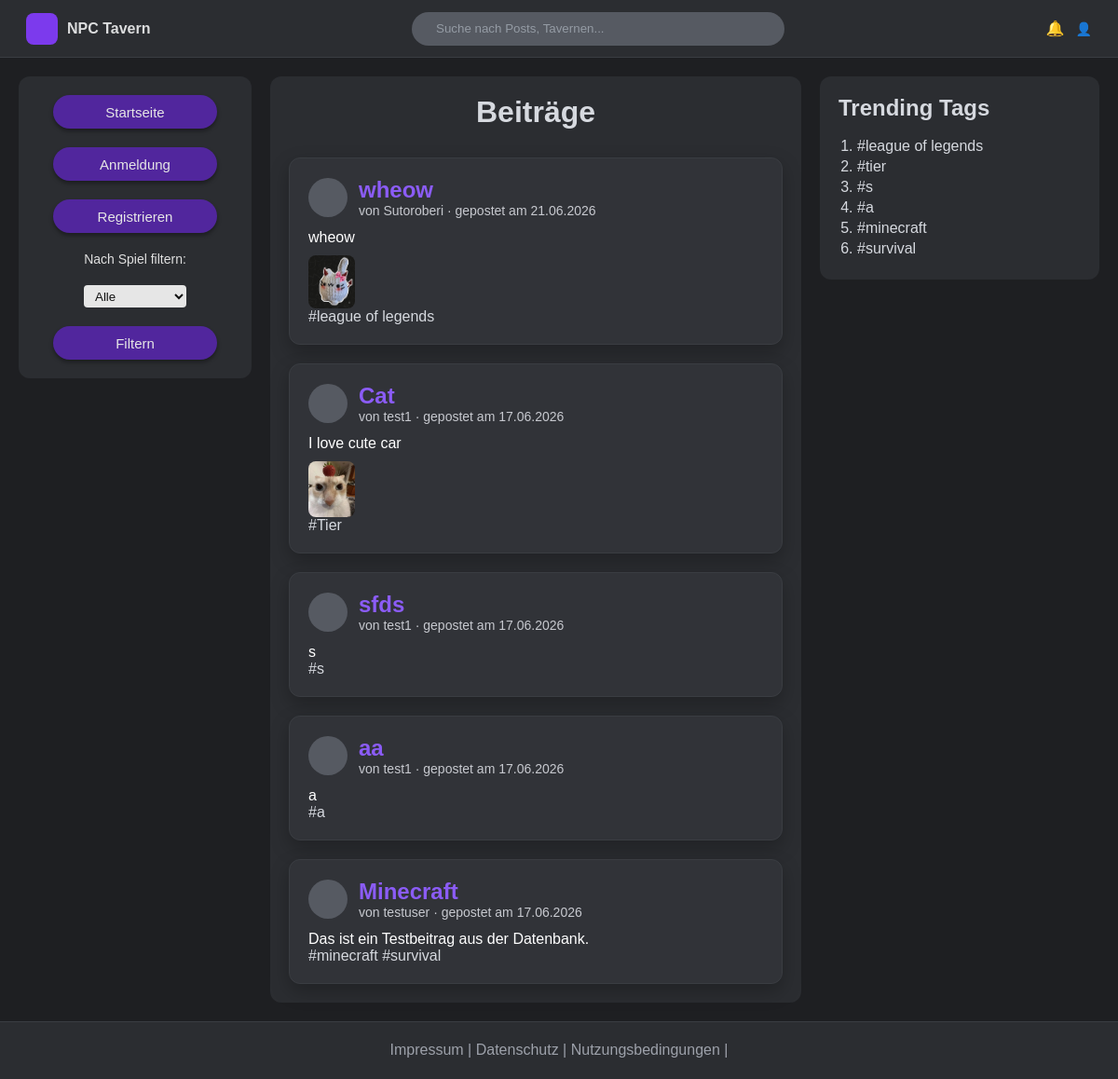
The page / on the database its author committed.
### tables this page shows
CREATE TABLE posts (
                id INTEGER PRIMARY KEY AUTOINCREMENT,
                title TEXT NOT NULL,
                tags TEXT NOT NULL DEFAULT '[]',
                media TEXT,
                text TEXT NOT NULL,
                url TEXT NOT NULL UNIQUE,
                author TEXT,
                created_at INTEGER NOT NULL
            );

### php/model/PostPDOSQLite.php (called while the page is built, shortened)
<?php
require_once __DIR__ . "/PostData.php";
class PostPDOSQLite implements PostDAO {
    private static $instance = null;
    public static function getInstance(): PostPDOSQLite {
        if (self::$instance === null) {
            self::$instance = new PostPDOSQLite();
        }
        return self::$instance;
    }
    private function getConnection(): PDO {
        global $abs_path;
        $dbDir = $abs_path . "/db";
        $dbFile = $dbDir . "/post.db";
        $db = new PDO("sqlite:" . $dbFile);
        $db->setAttribute(PDO::ATTR_ERRMODE, PDO::ERRMODE_EXCEPTION);
        $db->setAttribute(PDO::ATTR_DEFAULT_FETCH_MODE, PDO::FETCH_ASSOC);
        return $db;
    }
    public function findAll(): array {
        try {
            $db = $this->getConnection();
            $stmt = $db->query("
                SELECT *
                FROM posts
                ORDER BY created_at DESC
            ");
            $posts = [];
            foreach ($stmt->fetchAll() as $row) {
                $posts[] = $this->rowToPost($row);
            }
            return $posts;
        } catch (PDOException $e) {
            throw new RuntimeException("Datenbankfehler beim Lesen der Beiträge.");
        }
    }
    public function getBestTags(int $limit = 10): array {
        $tagCounts = [];
        foreach ($this->findAll() as $post) {
            foreach ($post->getPostTags() as $tag) {
                $tag = trim(strtolower($tag));
                $tagCounts[$tag] = ($tagCounts[$tag] ?? 0) + 1;
            }
        }
        arsort($tagCounts);
        return array_slice(array_keys($tagCounts), 0, $limit);
    }
    private function rowToPost(array $row): PostData {
        return new PostData(
            $row["title"],
            json_decode($row["tags"], true) ?? [],
            $row["media"],
            $row["text"],
            $row["url"],
            intval($row["id"]),
            $row["author"],
            intval($row["created_at"])
        );
    }
}

### php/model/PostData.php (called while the page is built, shortened)
<?php
class PostData {
    public function getPostTitle(): string {
        return $this->postTitle;
    }
    public function getPostTags(): array {
        return $this->postTags;
    }
    public function getPostMedia(): ?string {
        return $this->postMedia;
    }
    public function getPostText(): ?string {
        return $this->postText;
    }
    public function getPostUrl(): ?string {
        return($this->postUrl);
    }
    public function getPostAuthor(): ?string {
        return $this->postAuthor;
    }
    public function getPostDate(): ?string {
        return $this->postDate;
    }
}

### config.php (called while the page is built)
<?php
return [
    'post_storage' => 'db',
];

### php/model/Post.php (called while the page is built, shortened)
<?php
require_once __DIR__ . "/PostPDOSQLite.php";
class Post
{
    private static ?PostDAO $instance = null;
    public static function getInstance(): PostDAO
    {
        if (self::$instance === null) {
            $config = include __DIR__ . '/../../config.php';
            switch ($config['post_storage']) {
                case 'db':
                    self::$instance = PostPDOSQLite::getInstance();
                    break;
            }
        }
        return self::$instance;
    }
}

### index.php (the view, shortened to what this page needs)
<?php
require_once __DIR__ . "/path.php";
require_once $abs_path . "/php/model/Post.php";
$eingeloggt = isset($_SESSION["username"]) || isset($_SESSION["loggedInUserId"]);
$postDao = Post::getInstance();
try {
    $alleBeitraege = $postDao->findAll();
    $trendingTags = $postDao->getBestTags(10);
} catch (Exception $e) {
    $alleBeitraege = [];
    $trendingTags = [];
    $datenbankFehler = $e->getMessage();
}
$gewaehltesSpiel = trim($_GET["spiel"] ?? "");
$gefilterteBeitraege = [];
foreach ($alleBeitraege as $post) {
    if ($gewaehltesSpiel === "") {
        $gefilterteBeitraege[] = $post;
        continue;
    }
}
?>
<?php include_once $abs_path . "/php/include/head.php"; ?>
<body>
<header class="nav">
    <div class="nav-left">
        <a href="index.php" class="logo">
            <div class="logo-icon">
            </div>
            <span class="logo-text">NPC Tavern</span>
        </a>
    </div>
    <div class="nav-center">
        <input type="text" class="search" placeholder="Suche nach Posts, Tavernen...">
    </div>
<div class="nav-right">
    <div class="icon">🔔</div>
    <?php if ($eingeloggt): ?>
        <a href="profil.php" class="icon" aria-label="Profil">👤</a>
    <?php else: ?>
        <a href="login.php" class="icon" aria-label="Anmelden">👤</a>
    <?php endif; ?>
</div>
</header>
<div class="layout">
    <aside class="sidebar-left">
        <form class="filter-form" method="GET" action="index.php">
            <a href="index.php" class="button-link">Startseite</a>
            <?php if ($eingeloggt): ?>
                <a href="login.php?action=logout" class="button-link">Abmelden</a>
                <a href="benutzer-deregistrieren.php" class="button-link">Deregistrieren</a>
            <?php else: ?>
                <a href="login.php" class="button-link">Anmeldung</a>
                <a href="register.php" class="button-link">Registrieren</a>
            <?php endif; ?>
            <label for="spiel">Nach Spiel filtern:</label>
            <select name="spiel" id="spiel">
                <option value="" <?php if ($gewaehltesSpiel === "") echo "selected"; ?>>
                    Alle
                </option>
            </select>
            <button type="submit">Filtern</button>
        </form>
    </aside>
    <main class="post-feed">
        <h1>Beiträge</h1>
        <?php foreach ($gefilterteBeitraege as $beitrag): ?>
            <?php
            $postId = $beitrag->getPostId();
            $postTitle = $beitrag->getPostTitle();
            $postText = $beitrag->getPostText();
            $postMedia = $beitrag->getPostMedia();
            $postAuthor = $beitrag->getPostAuthor();
            $postUrl = $beitrag->getPostUrl();
            $postDate = $beitrag->getPostDate();
            if ($postDate !== null) {
                $datum = date("d.m.Y", (int) $postDate);
            } else {
                $datum = "";
            }
            $detailLink = "beitrag.php";
            if ($postUrl !== null && $postUrl !== "") {
                $detailLink .= "?post=" . urlencode($postUrl);
            } elseif ($postId !== null) {
                $detailLink .= "?id=" . urlencode((string) $postId);
            }
            ?>
            <article class="post">
                <div class="post-header">
                    <div class="avatar"></div>
                    <div>
                        <h2>
                            <a href="<?php echo htmlspecialchars($detailLink); ?>">
                                <?php echo htmlspecialchars($postTitle); ?>
                            </a>
                        </h2>
                        <p class="post-date">
                            <?php if ($postAuthor !== null && $postAuthor !== ""): ?>
                                von <?php echo htmlspecialchars($postAuthor); ?>
                            <?php endif; ?>
                            <?php if ($datum !== ""): ?>
                                · gepostet am <?php echo htmlspecialchars($datum); ?>
                            <?php endif; ?>
                        </p>
                    </div>
                </div>
                <p class="post-text">
                    <?php echo nl2br(htmlspecialchars($postText)); ?>
                </p>
                <?php if ($postMedia !== null && trim($postMedia) !== ""): ?>
                    <p>
                        <img
                            class="post-image"
                            style='max-width:50px'
                            src="<?php echo htmlspecialchars($postMedia); ?>"
                            alt="Beitragsbild"
                        >
                    </p>
                <?php endif; ?>
                <?php if (!empty($beitrag->getPostTags())): ?>
                    <p class="post-tags">
                        <?php foreach ($beitrag->getPostTags() as $tag): ?>
                            <span>#<?php echo htmlspecialchars($tag); ?></span>
                        <?php endforeach; ?>
                    </p>
                <?php endif; ?>
            </article>
        <?php endforeach; ?>
    </main>
    <aside class="sidebar-right">
        <h2>Trending Tags</h2>
        <ol>
            <?php if (!empty($trendingTags)): ?>
                <?php foreach ($trendingTags as $tag): ?>
                    <li>#<?php echo htmlspecialchars($tag); ?></li>
                <?php endforeach; ?>
            <?php endif; ?>
        </ol>
    </aside>
</div>
<footer class="footer">
    <?php include_once $abs_path . "/php/include/footer.php"; ?>
</footer>
</body>
</html>

### css/main.css (style rules this page uses)
* { box-sizing: border-box; margin: 0; padding: 0; }
html, body { min-height: 100%; }
body { min-height: 100vh; background: #1e1f22; color: #d6d9df; font-family: Arial, sans-serif; display: flex; flex-direction: column; }
.search { width: 400px; max-width: 420px; height: 36px; border: none; outline: none; border-radius: 999px; background: #565a62; color: #ffffff; padding: 0 26px; }
.search::placeholder { color: #949BA4 ; }
.nav { min-height: 62px; padding: 0 28px; background: #2b2d31; border-bottom: 1px solid #3a3d42; display: flex; justify-content: space-between;; align-items: center; position: relative; }
.nav-right { display: flex; align-items: center; gap: 12px; }
.logo { display: flex; align-items: center; gap: 10px; text-decoration: none; color: #d6d9df; font-weight: bold; }
.logo-icon { width: 34px; height: 34px; background: #7c3aed; border-radius: 8px; display: flex; align-items: center; justify-content: center; }
.logo-text { font-size: 16px; color: #DCDDDE; }
.nav a { color: #8b5cf6; text-decoration: none; font-size: 14px; }
.layout { flex: 1; display: grid; grid-template-columns: 250px 1fr 300px; gap: 20px; padding: 20px; align-items: stretch; }
.sidebar-left, .sidebar-right, .post-feed { background-color: #2b2d31; border-radius: 12px; padding: 20px; }
.sidebar-left, .sidebar-right { align-self: start; }
.post-feed { min-height: 100%; display: flex; flex-direction: column; gap: 20px; }
.post-feed h1 { text-align: center; margin-bottom: 10px; }
.filter-form { display: flex; flex-direction: column; align-items: center; gap: 20px; }
.filter-form label { font-size: 14px; color: #e0e0e0; }
.filter-form select { width: 110px; height: 24px; }
.sidebar-right h2 { margin-bottom: 18px; }
.sidebar-right ol { padding-left: 20px; }
.sidebar-right li { margin-bottom: 4px; }
.post { width: 100%; margin: 0 auto; background: #313338; border-radius: 12px; padding: 20px; }
.post-header { display: flex; align-items: center; gap: 12px; }
.avatar { width: 42px; height: 42px; flex-shrink: 0; border-radius: 50%; background: #565a62; }
.post h2 { color: #d6d9df; font-size: 24px; }
.post h2 a { color: #8b5cf6; text-decoration: none; }
.post-date { font-size: 14px; color: #c7c9cf; }
.post-text { margin-top: 12px; color: #ffffff; }
.post-image { max-width: 100%; margin-top: 10px; border-radius: 8px; display: block; }
input, select { border: none; outline: none; border-radius: 4px; background: #e6e6e6; color: #111111; padding: 4px 8px; }
button { width: 176px; height: 36px; border: none; border-radius: 999px; background: #51269d; color: #e6e6e6; font-size: 15px; cursor: pointer; box-shadow: 0 3px 4px rgba(0, 0, 0, 0.35); }
a.button-link { display: inline-flex; justify-content: center; align-items: center; width: 176px; height: 36px; border-radius: 999px; background: #51269d; color: #e6e6e6; font-size: 15px; text-decoration: none; cursor: pointer; box-shadow: 0 3px 4px rgba(0, 0, 0, 0.35); }
.footer { margin-top: auto; min-height: 62px; background: #2b2d31; border-top: 1px solid #3a3d42; display: flex; justify-content: center; align-items: center; gap: 20px; color: #9da1aa; }
.post { border: 1px solid #3a3d42; box-shadow: 0 8px 20px rgba(0, 0, 0, 0.25); }

### rows shown on the page
posts: title "wheow", author "Sutoroberi", created_at "21.06.2026", postText "wheow", media (picture), tag "league of legends"
posts: title "Cat", author "test1", created_at "17.06.2026", text "I love cute car", media (picture), tag "Tier"
posts: title "sfds", author "test1", created_at "17.06.2026", text "s", tag "s"
posts: title "aa", author "test1", created_at "17.06.2026", text "a", tag "a"
posts: title "Minecraft", author "testuser", created_at "17.06.2026", text "Das ist ein Testbeitrag aus der Datenbank.", tag "minecraft", tag "survival"

### other values the page prints
$tag "league of legends"
$tag "tier"
$tag "s"
$tag "a"
$tag "minecraft"
$tag "survival"
